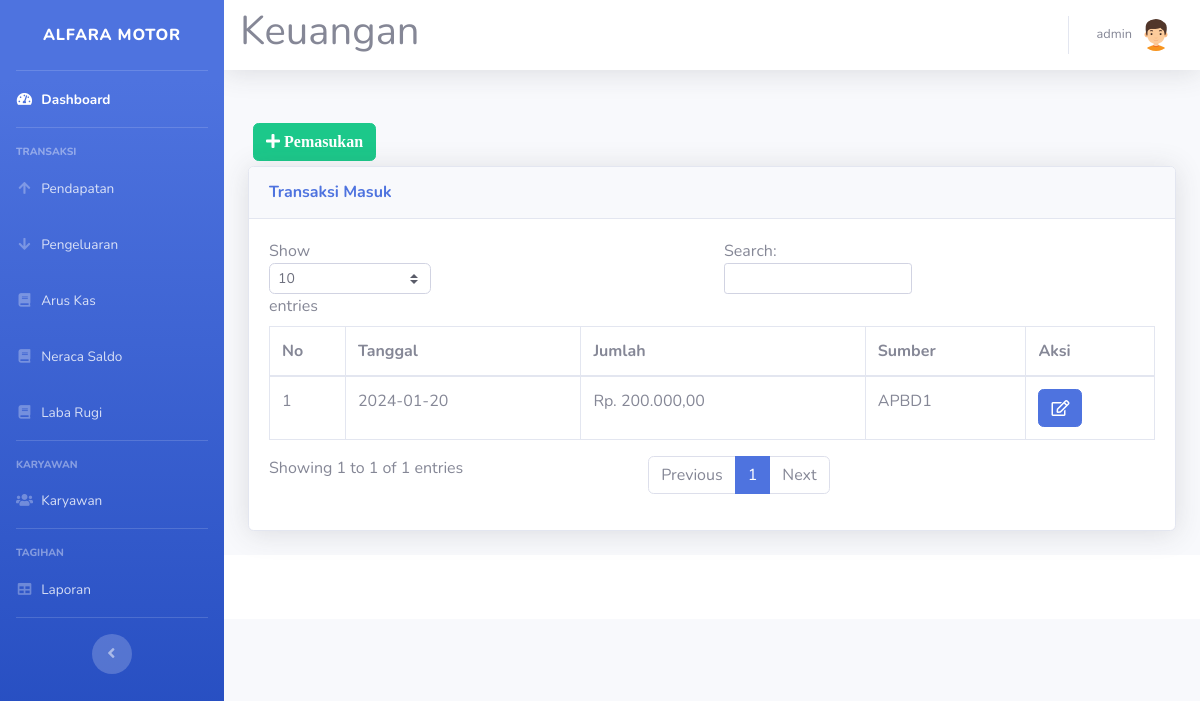
The page /pendapatan.php (signed in) on the database its author committed.
### tables this page shows
CREATE TABLE `pemasukan` (
  `id_pemasukan` int(11) NOT NULL,
  `tgl_pemasukan` date NOT NULL,
  `jumlah` int(11) NOT NULL,
  `sumber` text NOT NULL,
  `status` int(11) NOT NULL
);

### pendapatan.php (the view, shortened to what this page needs)
<!DOCTYPE html>
<html lang="en">
<head>
  <link href="vendor/fontawesome-free/css/all.min.css" rel="stylesheet" type="text/css">
  <link href="css/sb-admin-2.min.css" rel="stylesheet">
</head>
<body id="page-top">
  <?php
  require 'koneksi.php';
  require('sidebar.php'); ?>
  <div id="content">
    <?php require('navbar.php'); ?>
    <div class="container-fluid">
      <div class="row">
        <div class="col-12">
          <button type="button" class="btn btn-success" style="margin:5px" data-toggle="modal" data-target="#myModalTambah"><i class="fa fa-plus"> Pemasukan</i></button><br>
          <div class="card shadow mb-4">
            <div class="card-header py-3">
              <h6 class="m-0 font-weight-bold text-primary">Transaksi Masuk</h6>
            </div>
            <div class="card-body">
              <div class="table-responsive">
                <table class="table table-bordered" id="dataTable" width="100%" cellspacing="0">
                  <thead>
                    <tr>
                      <th>No</th>
                      <th>Tanggal</th>
                      <th>Jumlah</th>
                      <th>Sumber</th>
                      <th>Aksi</th>
                    </tr>
                  </thead>
                  <tbody>
                    <?php
                    $query = mysqli_query($koneksi, "SELECT * FROM pemasukan");
                    while ($data = mysqli_fetch_assoc($query)) {
                    ?>
                      <tr>
                        <td><?= $data['id_pemasukan'] ?></td>
                        <td><?= $data['tgl_pemasukan'] ?></td>
                        <td>Rp. <?= number_format($data['jumlah'], 2, ',', '.'); ?></td>
                        <td><?= $data['sumber'] ?></td>
                        <td>
                          <a href="#" type="button" class=" fa fa-edit btn btn-primary btn-md" data-toggle="modal" data-target="#myModal<?php echo $data['id_pemasukan']; ?>"></a>
                        </td>
                      </tr>
              </div>
            </div>
          <?php
                    }
          ?>
          </div>
        </div>
      </div>
    </div>
  </div>
  </div>
  <?php require 'footer.php' ?>
  </div>
</body>
</html>

### rows shown on the page
pemasukan: id_pemasukan "1", tgl_pemasukan "2024-01-20", jumlah "200.000,00", sumber "APBD1"

### other values the page prints
$_SESSION['nama'] "admin"
